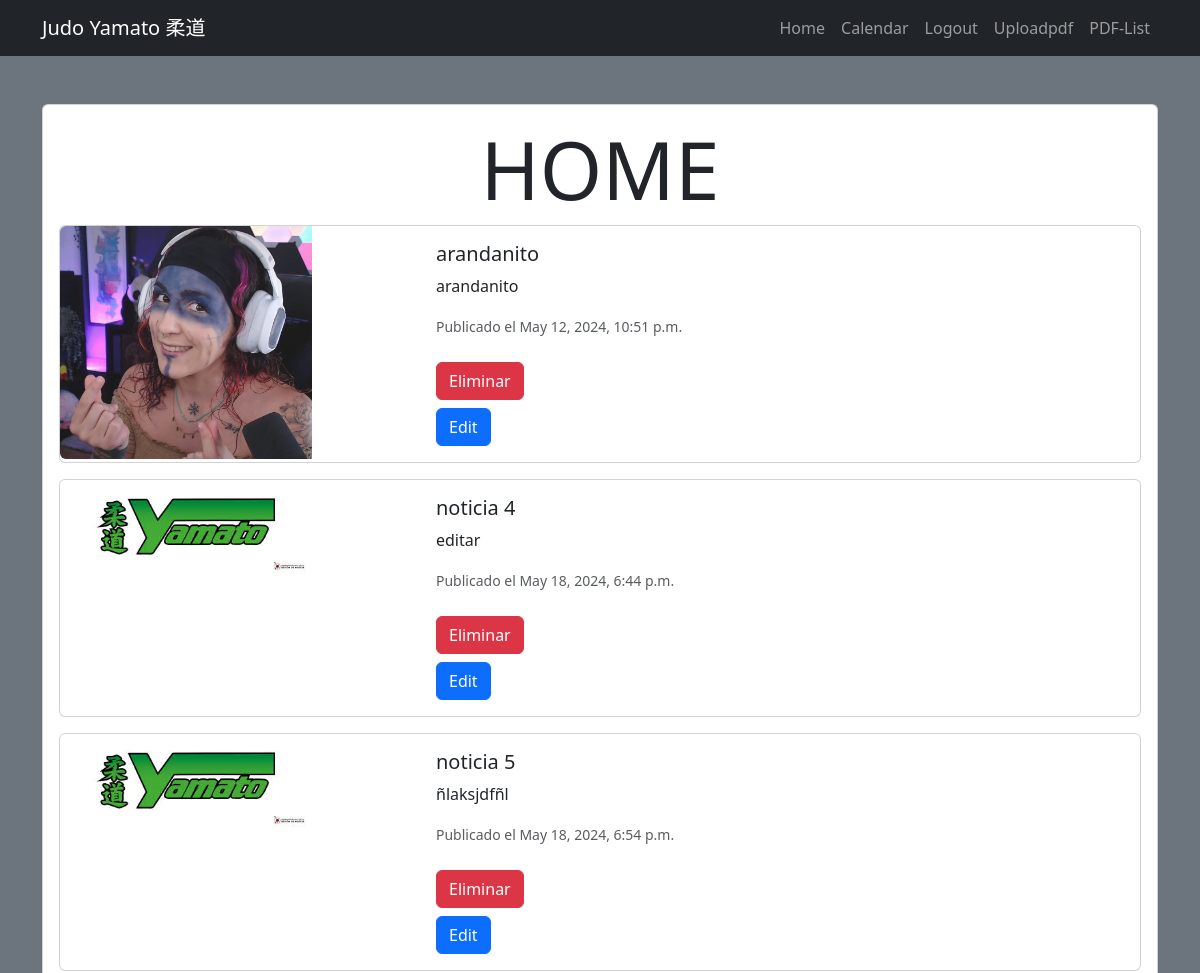
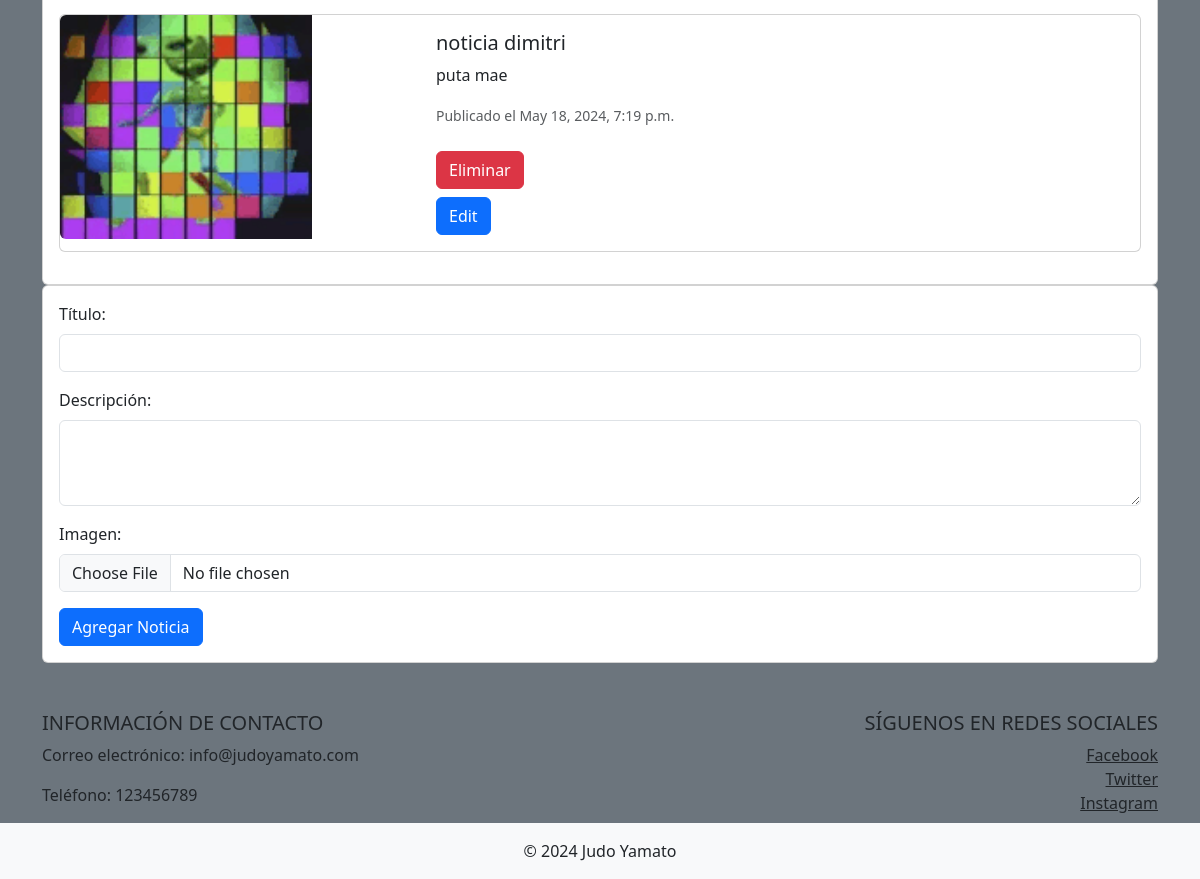
The app's page / (signed in), older data (2 pictures, top to bottom).
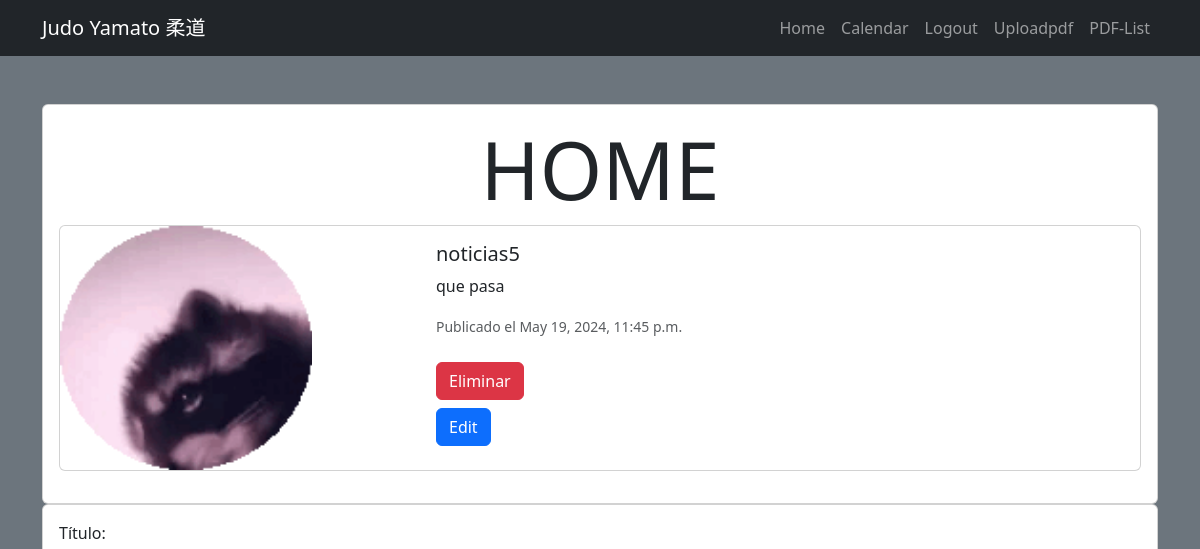
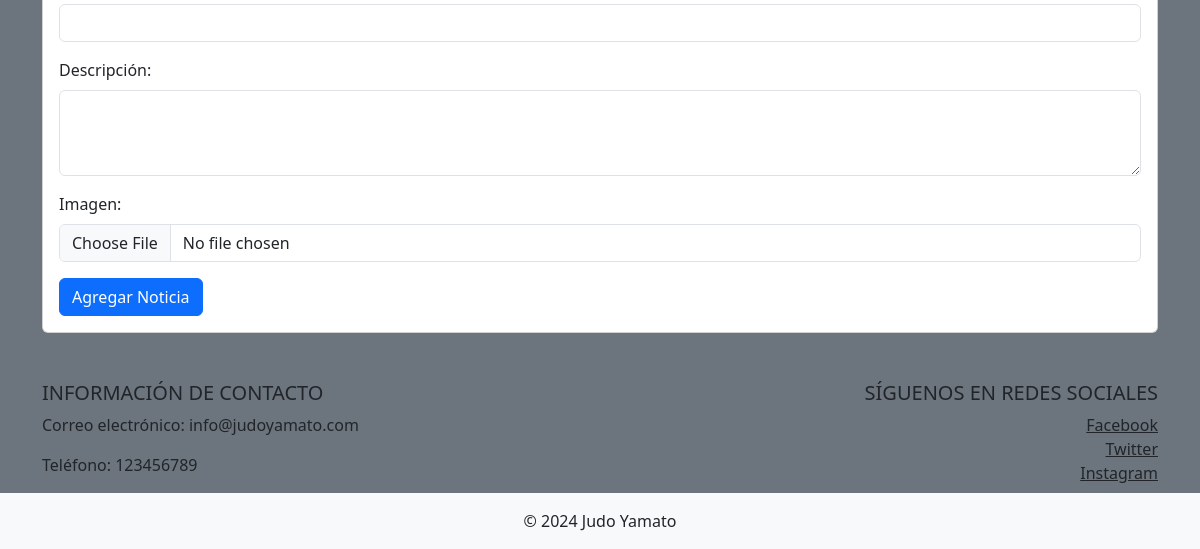
The same page, newer data (2 pictures, top to bottom).
### tasks/models.py (models this page shows, shortened)
class Noticia(models.Model):
    titulo = models.CharField(max_length=200)
    descripcion = models.TextField()
    imagen = models.ImageField(upload_to='noticias/')
    fecha_publicacion = models.DateTimeField(auto_now_add=True)

### tasks/views.py (the view)
# urls.py: 2. Add a URL to urlpatterns:  path('', views.home, name='home')
@login_required
def home(request):
    if request.method == 'POST':
        form = NoticiaForm(request.POST, request.FILES)
        if form.is_valid():
            noticia = form.save(commit=False)
            noticia.save()
            return redirect('home')
    else:
        form = NoticiaForm()
    noticias = Noticia.objects.all()
    return render(request, 'home.html', {'form': form, 'noticias': noticias})

### tasks/forms.py
class NoticiaForm(forms.ModelForm):
    class Meta:
        model = Noticia
        fields = ['titulo', 'descripcion', 'imagen']

### tasks/templates/home.html (shortened to what this page needs)
{% extends 'base.html' %}
{% block content %}
<main class="container py-5">
    <section class="card card-body">
        <h1 class="display-1 text-center">HOME</h1>
        {% for noticia in noticias %}
            <div class="card mb-3">
                <div class="row g-0">
                    <div class="col-md-4">
                        <a href="/uploadpdf" class="nav-link"><img src="{{ noticia.imagen.url }}" style="width: 70%;"  class="img-fluid rounded-start" alt="..."></a>
                    </div>
                    <div class="col-md-8">
                        <div class="card-body">
                            <h5 class="card-title">{{ noticia.titulo }}</h5>
                            <p class="card-text">{{ noticia.descripcion }}</p>
                            <p class="card-text"><small class="text-muted">Publicado el {{ noticia.fecha_publicacion }}</small></p>
                            {% if user.is_superuser %}
                                <form class="py-2" method="post" action="{% url 'delete_noticia' noticia.id %}">
                                    <button type="submit" class="btn btn-danger">Eliminar</button>
                                </form>
                                <button type="button" class="btn btn-primary" data-bs-toggle="modal" data-bs-target="#exampleModal" data-id="{{noticia.pk}}">Edit</button>
                            {% endif %}
                        </div>
                    </div>
                </div>
            </div>
        {% endfor %}
    </section>
    {% if user.is_superuser %}
    <section class="card card-body">
            <form method="post" enctype="multipart/form-data">
                <div class="mb-3">
                    <label for="titulo" class="form-label">Título:</label>
                    <input type="text" class="form-control" id="titulo" name="titulo">
                </div>
                <div class="mb-3">
                    <label for="descripcion" class="form-label">Descripción:</label>
                    <textarea class="form-control" id="descripcion" name="descripcion" rows="3"></textarea>
                </div>
                <div class="mb-3">
                    <label for="imagen" class="form-label">Imagen:</label>
                    <input type="file" class="form-control"  id="imagen" name="imagen">
                </div>
                <button type="submit" class="btn btn-primary">Agregar Noticia</button>
            </form>
        {% endif %}
    </section>
</main>
{% endblock %}

### tasks/templates/base.html (shortened to what this page needs)
<!DOCTYPE html>
<html lang="es">
    <head>
        <link href="https://cdn.jsdelivr.net/npm/bootstrap@5.3.3/dist/css/bootstrap.min.css" rel="stylesheet">
    </head>
    <body class="bg-secondary">
        <nav class="navbar navbar-expand-lg bg-dark navbar-dark">
            <div class="container">
                <a class="navbar-brand" href="/home">Judo Yamato 柔道 </a>
                <div class="collapse navbar-collapse" id="navbarNav">
                    <ul class="navbar-nav ms-auto">
                        <li  class="nav-item">
                            <a href="/home" class="nav-link">Home</a>
                        </li>
                        <li  class="nav-item">
                            <a href="/calendar" class="nav-link">Calendar</a>
                        </li>
                        {% if user.is_authenticated %}
                        <li  class="nav-item">
                            <a href="/logout" class="nav-link">Logout</a>
                        </li>
                        <li  class="nav-item">
                            <a href="/uploadpdf" class="nav-link">Uploadpdf</a>
                        </li>
                        {% endif %}
                        {% if user.is_superuser %}
                        <li  class="nav-item">
                            <a href="/pdf-list" class="nav-link">PDF-List</a>
                        </li>
                        {% endif %}
                    </ul>
                </div>
            </div>
        </nav>
            {% block content %}
            {% endblock %}
    </body>
    <footer id="footer">
        <div class="container">
            <div class="row">
                <div class="col-lg-6 col-md-12 mb-4 mb-md-0">
                    <h5 class="text-uppercase">Información de contacto</h5>
                    <p>Correo electrónico: info@judoyamato.com</p>
                    <p>Teléfono: 123456789</p>
                </div>
                <div class="col-lg-6 col-md-12 mb-4 mb-md-0 text-end" >
                    <h5 class="text-uppercase">Síguenos en redes sociales</h5>
                    <ul class="list-unstyled mb-0">
                        <li>
                            <a href="#" class="text-dark">Facebook</a>
                        </li>
                        <li>
                            <a href="#" class="text-dark">Twitter</a>
                        </li>
                        <li>
                            <a href="#" class="text-dark">Instagram</a>
                        </li>
                    </ul>
                </div>
            </div>
        </div>
        <div class="text-center p-3 bg-light" >
            © 2024 Judo Yamato
        </div>
    </footer>
</html>

Row changes from the older to the newer data that the page shows:
removed Noticia: imagen (picture), titulo "arandanito", descripcion "arandanito", fecha_publicacion "May 12, 2024, 10:51 p.m."
removed Noticia: imagen (picture), titulo "noticia 4", descripcion "editar", fecha_publicacion "May 18, 2024, 6:44 p.m."
removed Noticia: imagen (picture), titulo "noticia 5", descripcion "ñlaksjdfñl", fecha_publicacion "May 18, 2024, 6:54 p.m."
removed Noticia: imagen (picture), titulo "noticia dimitri", descripcion "puta mae", fecha_publicacion "May 18, 2024, 7:19 p.m."
added Noticia: imagen (picture), titulo "noticias5", descripcion "que pasa", fecha_publicacion "May 19, 2024, 11:45 p.m."
